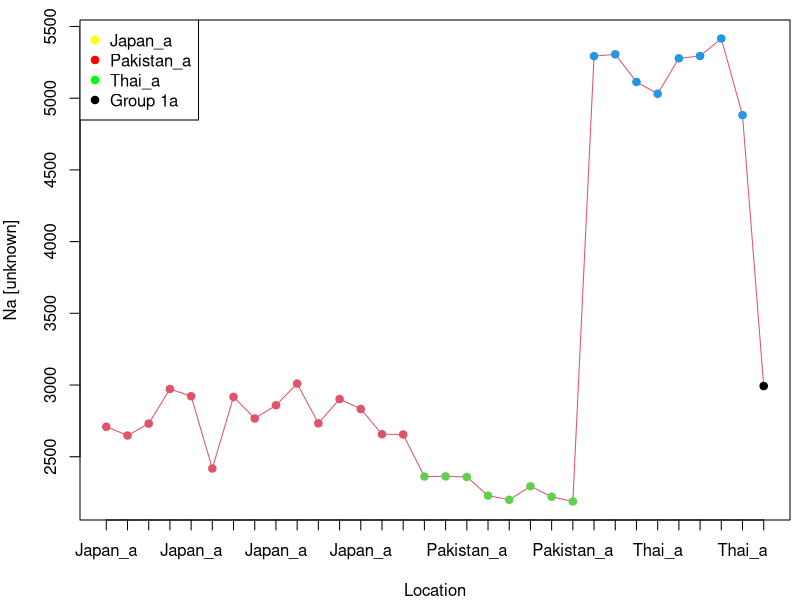

Write the R code that produced this figure. (Note: this script raises an error after producing the figure.)
#### Import the data ####
library(readxl)
G1_data <- read_excel("data/IEA514_Group 1.xlsx")
View(G1_data)

#### Looking at the data ####
head(G1_data)
dim(G1_data)
summary(G1_data)
colnames(G1_data)

#### Exploratory plots ####

# Pre-eliminary data processing
row_odd <- seq_len(nrow(G1_data)) %% 2 # odd-even row adjustment
G1_data_a <- G1_data[row_odd == 1, ] # Group a
G1_data_b <- G1_data[row_odd == 0, ] # Group b

# Group a
Japan_a <- G1_data_a[c(1:15),]
Pakistan_a <- G1_data_a[c(16:23),]
Thai_a <- G1_data_a[c(24:31),]
Group_1a <- G1_data_a[32,]

# Group b
Japan_b <- G1_data_b[c(1:15),]
Pakistan_b <- G1_data_b[c(16:23),]
Thai_b <- G1_data_b[c(24:31),]
Group_1b <- G1_data_b[32,]



samples_a <- c(rep('Japan_a', 15), rep('Pakistan_a', 8), rep('Thai_a', 8), 
             rep ('Group 1_a', 1))

samples_b <- c(rep('Japan_b', 15), rep('Pakistan_b', 8), rep('Thai_b', 8), 
               rep ('Group 1_b', 1))

# Change the column sample from being a character to a factor

G1_data$Sample <- as.factor(G1_data$Sample)
G1_data_a$Sample <- as.factor(G1_data_a$Sample)
G1_data_b$Sample <- as.factor(G1_data_b$Sample)

#### Na ####
# Scatter plot
# Graphic device jpeg
jpeg('figs/scatter_Na.jpeg', res = 300, units = 'cm', height = 8, width = 8)
# The margins of the plot: bottom, left, top, right
par(mar = c(4,4,1,0.5))
plot(G1_data_a$Na_mg.kg, pch = 19, xaxt = 'n', # Disable the x-axis labels to use custom names
     type = 'o',
     xlab = 'Location', 
     ylab = "Na [unknown]",
     col = as.factor(samples_a))

axis(1, at = 1:nrow(G1_data_a), labels = samples_a) # Custom axis labels
legend('topleft', c('Japan_a','Pakistan_a','Thai_a', 'Group 1a'), pch = c(19,19,19,19),
       col = c('yellow','red','green','black'))
dev.off()

# Boxplots
jpeg('figs/boxplot_ca.jpeg', res = 300, units = 'cm', height = 8, width = 8)
par(mar = c(4,2,1,0.5)) # Modified the left margin to make it look better
plot(df$Sample, df$Ca, xlab = 'Location', ylab = '') # No y-label because repetitive
dev.off()


#### Zn ####
# Scatter plot
# Graphic device jpeg
jpeg('figs/scatter_zn.jpeg', res = 300, units = 'cm', height = 8, width = 8)
# The margins of the plot: bottom, left, top, right
par(mar = c(4,4,1,0.5))
plot(df$Zn, pch = 19, xaxt = 'n', # Disable the x-axis labels to use custom names
     type = 'o',
     xlab = 'Location', 
     ylab = "Zn [unknown]",
     col = as.factor(df$Sample))

axis(1, at = 1:nrow(df), labels = samples) # Custom axis labels
legend('topleft', c('car','plant','scene'), pch = c(19,19,19),
       col = c('black','red','green'))
dev.off()

# Boxplots
jpeg('figs/boxplot_zn.jpeg', res = 300, units = 'cm', height = 8, width = 8)
par(mar = c(4,2,1,0.5)) # Modified the left margin to make it look better
plot(df$Sample, df$Zn, xlab = 'Location', ylab = '') # No y-label because repetitive
dev.off()

#### Cs ####
# Scatter plot
# Graphic device jpeg
jpeg('figs/scatter_cs.jpeg', res = 300, units = 'cm', height = 8, width = 8)
# The margins of the plot: bottom, left, top, right
par(mar = c(4,4,1,0.5))
plot(df$Cs, pch = 19, xaxt = 'n', # Disable the x-axis labels to use custom names
     type = 'o',
     xlab = 'Location', 
     ylab = "Cs [unknown]",
     col = as.factor(df$Sample))

axis(1, at = 1:nrow(df), labels = samples) # Custom axis labels
legend('bottomleft', c('car','plant','scene'), pch = c(19,19,19),
       col = c('black','red','green'))
dev.off()

# Boxplots
jpeg('figs/boxplot_cs.jpeg', res = 300, units = 'cm', height = 8, width = 8)
par(mar = c(4,2,1,0.5)) # Modified the left margin to make it look better
plot(df$Sample, df$Cs, xlab = 'Location', ylab = '') # No y-label because repetitive
dev.off()





#### ANOVA for Ca ####
df_aov_ca <- df[,c(1,5)]

result_ca <- aov(Ca ~ Sample, data = df_aov_ca)

summary(result_ca)

#### ANOVA for Zn ####
df_aov_zn <- df[,c(1,8)]

result_zn <- aov(Zn ~ Sample, data = df_aov_zn)

summary(result_zn)

#### ANOVA for Mg ####
df_aov_cs <- df[,c(1,12)]

result_cs <- aov(Cs ~ Sample, data = df_aov_cs)

summary(result_cs)




#### Cluster analysis ####
# Prepare the data for cluster analysis
df_temp <- df[,-1] # Remove the first column to discard the non-numeric column
df_temp <- data.matrix(df_temp) # Change to matrix format for heatmap analysis
row.names(df_temp) <- paste0(as.character(df[,1]), 1:nrow(df)) # Add the locations to the plot

jpeg('figs/heatmap_csi.jpeg', res = 300, units = 'cm', height = 16, width = 16)
# The margins of the plot: bottom, left, top, right
par(mar = c(2,2,2,2))
heatmap(df_temp)
dev.off()


## Cluster analysis using the complete method
# Linkage method is complete
jpeg('figs/hc_complete.jpeg', res = 300, units = 'cm', height = 8, width = 8)
# The margins of the plot: bottom, left, top, right
par(mar = c(2,2,2,2))
hc <- hclust(dist(df_temp), 
             method = 'complete')
plot(hc, labels = df$Sample, main = 'Complete', hang = -1)
dev.off()


# Linkage method is average
jpeg('figs/hc_average.jpeg', res = 300, units = 'cm', height = 8, width = 8)
# The margins of the plot: bottom, left, top, right
par(mar = c(2,2,2,2))
hc <- hclust(dist(df_temp), 
             method = 'average')
plot(hc, labels = df$Sample, main = 'Average', hang = -1)
dev.off()


plot(hc, labels = df$Sample)

#Optional: K-means clustering
# k_means <- kmeans(df_temp, 3, nstart = 20)
# k_means
# table(k_means$cluster, df$Sample)
#### PCA ####
#install.packages('car') # Only one time install
library(car) # load the package

G1.pca <- prcomp(G1_data[,-1], # Remove the first column
                 center = TRUE, # Center the data, similar to scaling
                 scale. = TRUE) # Need to be scaled because of magnitude diff.

jpeg('figs/biplot_G1.jpeg', res = 300, units = 'cm', height = 16, width = 16)
# The margins of the plot: bottom, left, top, right
par(mar = c(4,4,1,1))
plot(G1.pca$x[,1:2], # Plot only the first and second PCs
     pch = 20,        # The marker 
     col = G1_data$Sample, # The color
     xlim = c(-5,10), ylim = c(-2.5,6)) # The limits of the axes
dataEllipse(G1.pca$x[,1],      # PC1
            G1.pca$x[,2],      # PC2
            groups = G1_data$Sample, # Groups
            lwd = 1,            # line width
            group.labels = c('Japan','Pakistan','Thai'), 
            plot.points = FALSE, # Do not want to redraw points on top of old points
            levels = 0.5,      # 50% confidence level, similar to what is set in ggbiplot
            add = TRUE,
            fill=TRUE, 
            fill.alpha = 0.02,
            col = c('black','red','green'))

legend('bottomright', c('Japan','Pakistan','Thai'), pch = c(20,20,20),
       col = c('black', 'red', 'green'))
dev.off()




